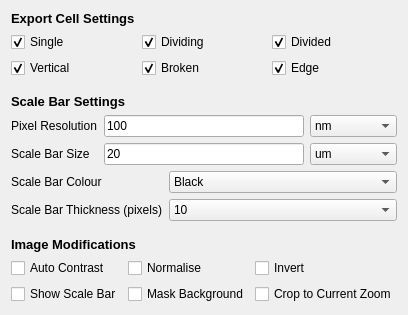
             <widget class="QWidget" name="tab_20">
              <attribute name="title">
               <string>Export Settings</string>
              </attribute>
              <layout class="QVBoxLayout" name="verticalLayout_27">
               <item>
                <widget class="QLabel" name="label_43">
                 <property name="font">
                  <font>
                   <pointsize>10</pointsize>
                   <weight>75</weight>
                   <bold>true</bold>
                  </font>
                 </property>
                 <property name="text">
                  <string>Export Cell Settings</string>
                 </property>
                </widget>
               </item>
               <item>
                <layout class="QGridLayout" name="gridLayout">
                 <item row="0" column="0">
                  <widget class="QCheckBox" name="export_single">
                   <property name="text">
                    <string>Single</string>
                   </property>
                   <property name="checked">
                    <bool>true</bool>
                   </property>
                  </widget>
                 </item>
                 <item row="1" column="0">
                  <widget class="QCheckBox" name="export_vertical">
                   <property name="text">
                    <string>Vertical</string>
                   </property>
                   <property name="checked">
                    <bool>true</bool>
                   </property>
                  </widget>
                 </item>
                 <item row="0" column="2">
                  <widget class="QCheckBox" name="export_divided">
                   <property name="text">
                    <string>Divided</string>
                   </property>
                   <property name="checked">
                    <bool>true</bool>
                   </property>
                  </widget>
                 </item>
                 <item row="0" column="1">
                  <widget class="QCheckBox" name="export_dividing">
                   <property name="text">
                    <string>Dividing</string>
                   </property>
                   <property name="checked">
                    <bool>true</bool>
                   </property>
                  </widget>
                 </item>
                 <item row="1" column="2">
                  <widget class="QCheckBox" name="export_edge">
                   <property name="text">
                    <string>Edge</string>
                   </property>
                   <property name="checked">
                    <bool>true</bool>
                   </property>
                  </widget>
                 </item>
                 <item row="1" column="1">
                  <widget class="QCheckBox" name="export_broken">
                   <property name="text">
                    <string>Broken</string>
                   </property>
                   <property name="checked">
                    <bool>true</bool>
                   </property>
                  </widget>
                 </item>
                </layout>
               </item>
               <item>
                <spacer name="verticalSpacer_36">
                 <property name="orientation">
                  <enum>Qt::Vertical</enum>
                 </property>
                 <property name="sizeHint" stdset="0">
                  <size>
                   <width>20</width>
                   <height>10</height>
                  </size>
                 </property>
                </spacer>
               </item>
               <item>
                <widget class="QLabel" name="label_49">
                 <property name="font">
                  <font>
                   <pointsize>10</pointsize>
                   <weight>75</weight>
                   <bold>true</bold>
                  </font>
                 </property>
                 <property name="text">
                  <string>Scale Bar Settings</string>
                 </property>
                </widget>
               </item>
               <item>
                <layout class="QGridLayout" name="gridLayout_28">
                 <item row="0" column="2">
                  <widget class="QComboBox" name="export_scalebar_resolution_units">
                   <property name="maximumSize">
                    <size>
                     <width>200</width>
                     <height>100</height>
                    </size>
                   </property>
                   <item>
                    <property name="text">
                     <string>nm</string>
                    </property>
                   </item>
                   <item>
                    <property name="text">
                     <string>um</string>
                    </property>
                   </item>
                  </widget>
                 </item>
                 <item row="0" column="0">
                  <widget class="QLabel" name="label_50">
                   <property name="text">
                    <string>Pixel Resolution</string>
                   </property>
                  </widget>
                 </item>
                 <item row="0" column="1">
                  <widget class="QLineEdit" name="export_scalebar_resolution">
                   <property name="maximumSize">
                    <size>
                     <width>200</width>
                     <height>16777215</height>
                    </size>
                   </property>
                   <property name="text">
                    <string>100</string>
                   </property>
                  </widget>
                 </item>
                 <item row="1" column="0">
                  <widget class="QLabel" name="label_55">
                   <property name="text">
                    <string>Scale Bar Size</string>
                   </property>
                  </widget>
                 </item>
                 <item row="1" column="1">
                  <widget class="QLineEdit" name="export_scalebar_size">
                   <property name="maximumSize">
                    <size>
                     <width>200</width>
                     <height>16777215</height>
                    </size>
                   </property>
                   <property name="text">
                    <string>20</string>
                   </property>
                  </widget>
                 </item>
                 <item row="1" column="2">
                  <widget class="QComboBox" name="export_scalebar_size_units">
                   <property name="maximumSize">
                    <size>
                     <width>200</width>
                     <height>100</height>
                    </size>
                   </property>
                   <property name="currentIndex">
                    <number>1</number>
                   </property>
                   <item>
                    <property name="text">
                     <string>nm</string>
                    </property>
                   </item>
                   <item>
                    <property name="text">
                     <string>um</string>
                    </property>
                   </item>
                  </widget>
                 </item>
                </layout>
               </item>
               <item>
                <layout class="QFormLayout" name="formLayout_19">
                 <item row="0" column="0">
                  <widget class="QLabel" name="label_71">
                   <property name="text">
                    <string>Scale Bar Colour</string>
                   </property>
                  </widget>
                 </item>
                 <item row="0" column="1">
                  <widget class="QComboBox" name="export_scalebar_colour">
                   <item>
                    <property name="text">
                     <string>Black</string>
                    </property>
                   </item>
                   <item>
                    <property name="text">
                     <string>White</string>
                    </property>
                   </item>
                  </widget>
                 </item>
                 <item row="1" column="0">
                  <widget class="QLabel" name="label_72">
                   <property name="text">
                    <string>Scale Bar Thickness (pixels)</string>
                   </property>
                  </widget>
                 </item>
                 <item row="1" column="1">
                  <widget class="QComboBox" name="export_scalebar_thickness">
                   <property name="currentIndex">
                    <number>3</number>
                   </property>
                   <item>
                    <property name="text">
                     <string>1</string>
                    </property>
                   </item>
                   <item>
                    <property name="text">
                     <string>2</string>
                    </property>
                   </item>
                   <item>
                    <property name="text">
                     <string>5</string>
                    </property>
                   </item>
                   <item>
                    <property name="text">
                     <string>10</string>
                    </property>
                   </item>
                   <item>
                    <property name="text">
                     <string>15</string>
                    </property>
                   </item>
                   <item>
                    <property name="text">
                     <string>20</string>
                    </property>
                   </item>
                  </widget>
                 </item>
                </layout>
               </item>
               <item>
                <spacer name="verticalSpacer_26">
                 <property name="orientation">
                  <enum>Qt::Vertical</enum>
                 </property>
                 <property name="sizeHint" stdset="0">
                  <size>
                   <width>20</width>
                   <height>10</height>
                  </size>
                 </property>
                </spacer>
               </item>
               <item>
                <widget class="QLabel" name="label_12">
                 <property name="font">
                  <font>
                   <pointsize>10</pointsize>
                   <weight>75</weight>
                   <bold>true</bold>
                  </font>
                 </property>
                 <property name="text">
                  <string>Image Modifications</string>
                 </property>
                </widget>
               </item>
               <item>
                <layout class="QGridLayout" name="gridLayout_19">
                 <item row="1" column="0">
                  <widget class="QCheckBox" name="export_autocontrast">
                   <property name="text">
                    <string>Auto Contrast</string>
                   </property>
                  </widget>
                 </item>
                 <item row="1" column="1">
                  <widget class="QCheckBox" name="export_normalise">
                   <property name="text">
                    <string>Normalise</string>
                   </property>
                  </widget>
                 </item>
                 <item row="2" column="0">
                  <widget class="QCheckBox" name="export_scalebar">
                   <property name="text">
                    <string>Show Scale Bar</string>
                   </property>
                  </widget>
                 </item>
                 <item row="1" column="2">
                  <widget class="QCheckBox" name="export_invert">
                   <property name="text">
                    <string>Invert</string>
                   </property>
                  </widget>
                 </item>
                 <item row="2" column="1">
                  <widget class="QCheckBox" name="export_mask_background">
                   <property name="text">
                    <string>Mask Background</string>
                   </property>
                  </widget>
                 </item>
                 <item row="2" column="2">
                  <widget class="QCheckBox" name="export_crop_zoom">
                   <property name="text">
                    <string>Crop to Current Zoom</string>
                   </property>
                  </widget>
                 </item>
                </layout>
               </item>
              </layout>
             </widget>
